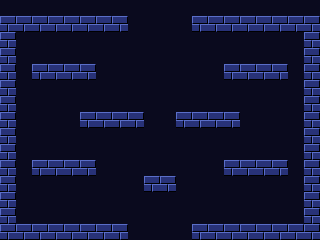

Rendered tile map (Tiled .tmx) drawn with the repository's tilesets; below, a short description and the full map source, tile grids included:
An orthogonal 20x15 tile map with 16x16 px tiles, 1 tile layer (Tiles) and 6 objects (4x Imp, Slime, Player).

<map version="1.10" tiledversion="1.11.2" orientation="orthogonal" renderorder="right-down" width="20" height="15" tilewidth="16" tileheight="16" infinite="0" nextlayerid="4" nextobjectid="7">
  <properties>
    <property name="index" value="27" type="int" />
    <property name="name" value="Round 28" />
  </properties>
  <tileset firstgid="1" source="../tileset.tsx" />
  <layer id="1" name="Tiles" width="20" height="15">
    <data encoding="csv">
1,1,1,1,1,1,1,1,1,1,1,1,1,1,1,1,1,1,1,1,
5,5,5,5,5,5,5,5,1,1,1,1,5,5,5,5,5,5,5,5,
5,1,1,1,1,1,1,1,1,1,1,1,1,1,1,1,1,1,1,5,
5,1,1,1,1,1,1,1,1,1,1,1,1,1,1,1,1,1,1,5,
5,1,21,21,21,21,1,1,1,1,1,1,1,1,21,21,21,21,1,5,
5,1,1,1,1,1,1,1,1,1,1,1,1,1,1,1,1,1,1,5,
5,1,1,1,1,1,1,1,1,1,1,1,1,1,1,1,1,1,1,5,
5,1,1,1,1,21,21,21,21,1,1,21,21,21,21,1,1,1,1,5,
5,1,1,1,1,1,1,1,1,1,1,1,1,1,1,1,1,1,1,5,
5,1,1,1,1,1,1,1,1,1,1,1,1,1,1,1,1,1,1,5,
5,1,21,21,21,21,1,1,1,1,1,1,1,1,21,21,21,21,1,5,
5,1,1,1,1,1,1,1,1,21,21,1,1,1,1,1,1,1,1,5,
5,1,1,1,1,1,1,1,1,1,1,1,1,1,1,1,1,1,1,5,
5,1,1,1,1,1,1,1,1,1,1,1,1,1,1,1,1,1,1,5,
5,5,5,5,5,5,5,5,1,1,1,1,5,5,5,5,5,5,5,5
</data>
  </layer>
  <objectgroup id="2" name="Spawns">
    <object id="1" name="Imp" class="Imp" x="32" y="48">
      <point />
    </object>
    <object id="2" name="Imp" class="Imp" x="272" y="48">
      <point />
    </object>
    <object id="3" name="Imp" class="Imp" x="96" y="96">
      <point />
    </object>
    <object id="4" name="Imp" class="Imp" x="208" y="96">
      <point />
    </object>
    <object id="5" name="Slime" class="Slime" x="144" y="160">
      <point />
    </object>
    <object id="6" name="Player" class="Player" x="32" y="208">
      <point />
    </object>
  </objectgroup>
</map>
